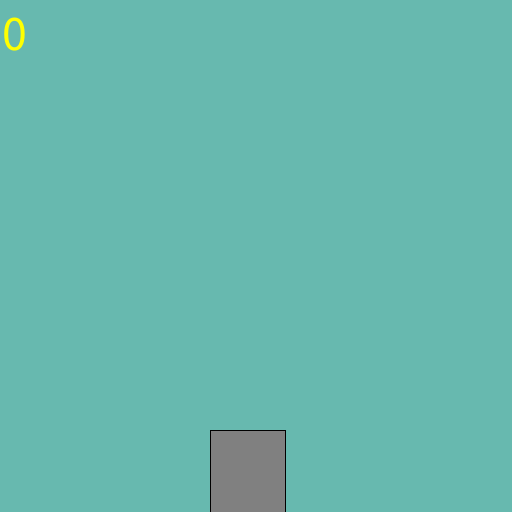
Frame 1 (no input)
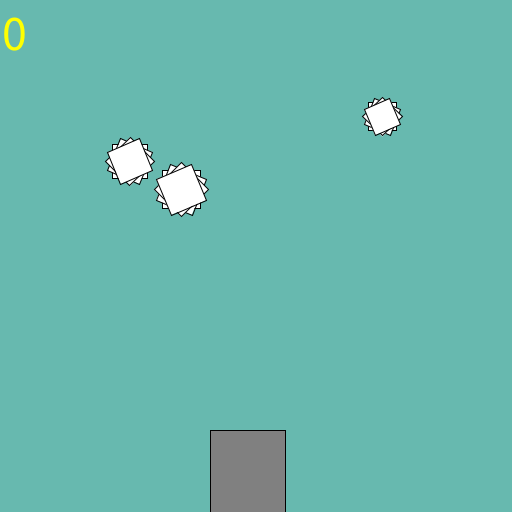
Frame 60 (the mouse pressed at the canvas centre just before this capture)
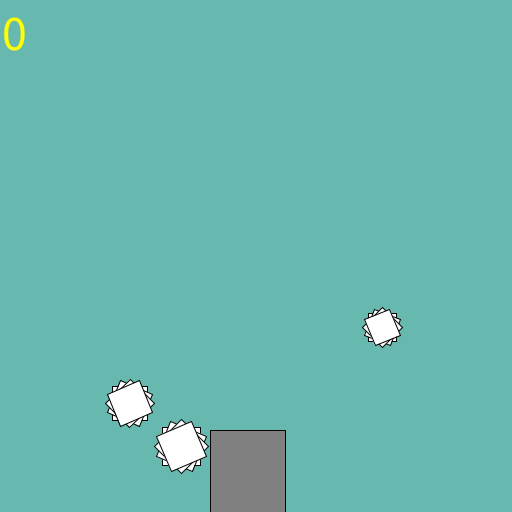
Frame 120 (the mouse held since frame 60 and released just before this capture)

The Processing sketch that drew these frames (run headless with seeded random() and noise(); from frame 60 on, the mouse is pressed at the canvas centre):

// Processing sketch: esame_27_giugno_turno2_2
// ── esame_27_giugno_turno2_2.pde
ArrayList<Wastepaper> a;
boolean agg;
float p=0.02;
int index;
Basket b;
void setup() {
  size(512,512);
  background(103,185,175);
  a=new ArrayList<Wastepaper>();
  agg=false;
  index=0;
  b=new Basket (210,430,0);
}

void draw() {
   background(103,185,175);
   if (random(0,1)<p) {
     a.add(new Wastepaper(random(12,500),-20,random(2,7),random(20,50)));
   }
   if (a.size()>0) {
     for (int i=0;i<a.size();i++) {
       if(agg==false&&a.get(i).check(pmouseX,pmouseY)==true&&mousePressed) {           
           a.get(i).ch();
           agg=true;
           a.get(i).move(pmouseX,pmouseY);
           a.get(i).display();
           index=i;
       }
       if (a.get(i).getM()==false) {
           a.get(i).mov();
           a.get(i).display();
       }else{
         a.get(i).move(pmouseX,pmouseY);
         a.get(i).display();
       }
     }
   }
   b.display();
   for (int i=0;i<a.size();i++) {
     if (a.get(i).getM()==false&&b.check(a.get(i))) {
       a.remove(i);      
     }
   }
   textSize(50);
   fill(255,255,0);
   text(b.getC(),2,50);
}

void mouseReleased () {
  if (agg==true) {
    agg=false;
    a.get(index).ch();
  }
}
// ── Basket.pde
class Basket{  
  float posX;
  float posY;
  int cont;
  Basket(float posX,float posY,int cont) {
    this.posX=posX;
    this.posY=posY;
    this.cont=cont;
  }
  void display () {
    fill(128,128,128);
    rectMode(CORNER);
    rect(posX,posY,75,100);
  }
  boolean check (Wastepaper w) {
    if (posX<=w.getX()&&w.getX()<=posX+75&&posY<=w.getY()&&w.getY()<=posY+100) {
      cont++;
      return true;  
    }else{
      return false;  
    }
  }
  int getC() {
    return cont;  
  }
}
// ── Wastepaper.pde
class Wastepaper {
  float posX;
  float posY;
  float sy;
  float d;
  boolean m;
  Wastepaper(float posX,float posY,float sy,float d) {
    this.posX=posX;
    this.posY=posY;
    this.sy=sy;
    this.d=d;
    this.m=false;
  }
  void display () {
    fill(255,255,255);
    stroke(0,0,0);
    pushMatrix ();
    translate(posX,posY);
    rectMode(CENTER);
    for (int i=0;i<4;i++) {
      pushMatrix();
      rotate(radians(22.5*i));
      rect(0,0,d,d);
      popMatrix();
    }
    popMatrix();
  }
  void move(float x,float y) {
    this.posX=x;
    this.posY=y;
  }
  void mov() {
    this.posY+=sy;
  }
  boolean check (float x,float y) {
    if (dist(posX,posY,x,y)<d) {
      return true;  
    }else{
      return false;  
    }
  }
  void ch() {
    m=!m;  
  }
  float getX() {return posX;}
  float getY(){return posY;}
  boolean getM(){return m;}
}
